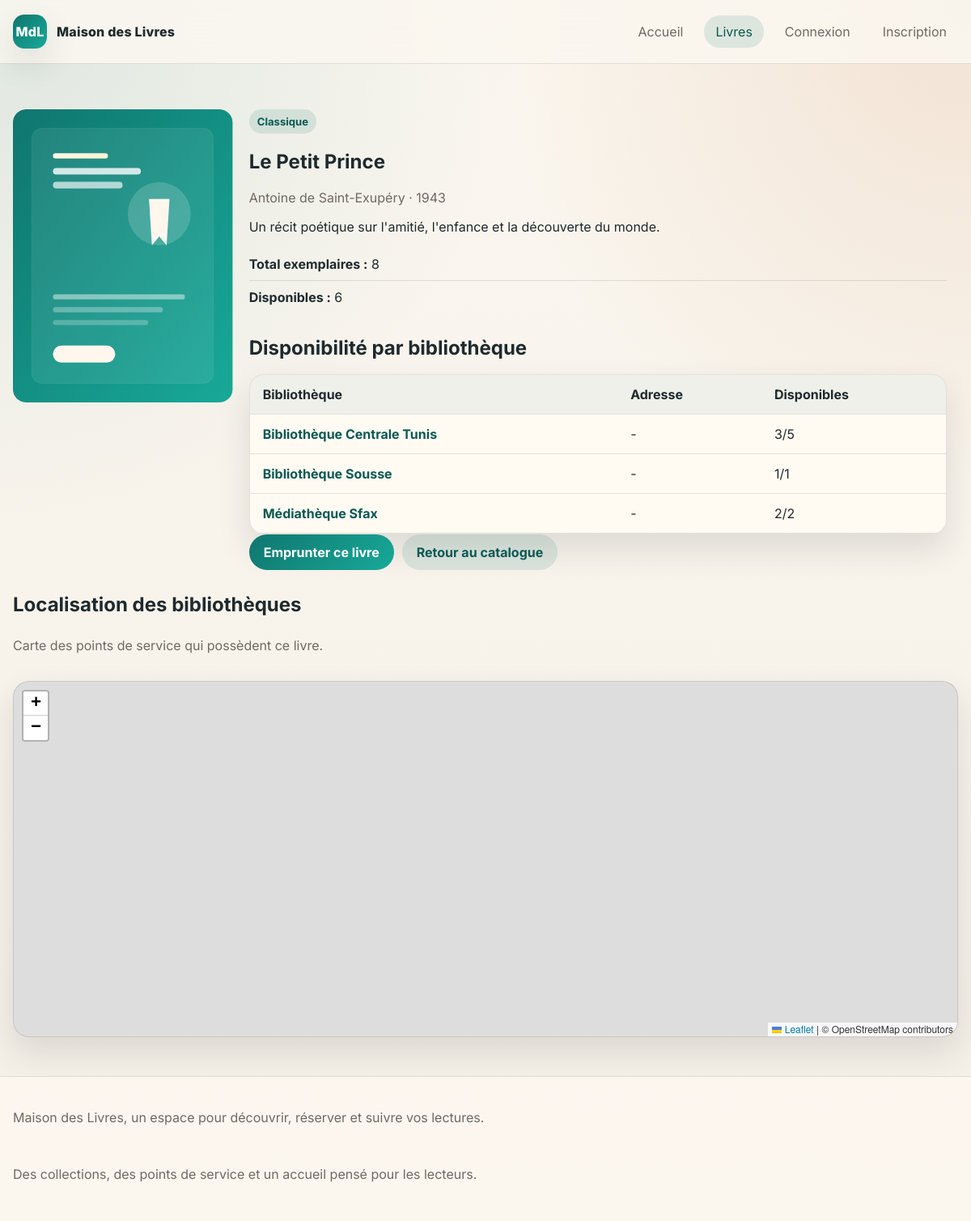
Page /book.php?id=1 on the committed database.
### tables this page shows
CREATE TABLE livres (
    id INT UNSIGNED AUTO_INCREMENT PRIMARY KEY,
    titre VARCHAR(180) NOT NULL,
    auteur VARCHAR(150) NOT NULL,
    categorie VARCHAR(100) NOT NULL,
    annee_publication INT NOT NULL,
    description TEXT DEFAULT NULL,
    couverture VARCHAR(255) DEFAULT NULL,
    created_at TIMESTAMP DEFAULT CURRENT_TIMESTAMP,
    updated_at TIMESTAMP NULL DEFAULT NULL ON UPDATE CURRENT_TIMESTAMP
);

CREATE TABLE bibliotheque_livres (
    id INT UNSIGNED AUTO_INCREMENT PRIMARY KEY,
    bibliotheque_id INT UNSIGNED NOT NULL,
    livre_id INT UNSIGNED NOT NULL,
    total_exemplaires INT UNSIGNED NOT NULL DEFAULT 1,
    available_exemplaires INT UNSIGNED NOT NULL DEFAULT 1,
    created_at TIMESTAMP DEFAULT CURRENT_TIMESTAMP,
    updated_at TIMESTAMP NULL DEFAULT NULL ON UPDATE CURRENT_TIMESTAMP,
    UNIQUE KEY uq_bibliotheque_livre (bibliotheque_id, livre_id),
    CONSTRAINT fk_bibliotheque_livres_bibliotheques
        FOREIGN KEY (bibliotheque_id) REFERENCES bibliotheques(id)
        ON DELETE CASCADE ON UPDATE CASCADE,
    CONSTRAINT fk_bibliotheque_livres_livres
        FOREIGN KEY (livre_id) REFERENCES livres(id)
        ON DELETE CASCADE ON UPDATE CASCADE
);

CREATE TABLE bibliotheques (
    id INT UNSIGNED AUTO_INCREMENT PRIMARY KEY,
    nom VARCHAR(150) NOT NULL,
    adresse VARCHAR(255) NOT NULL,
    ville VARCHAR(120) NOT NULL,
    telephone VARCHAR(30) DEFAULT NULL,
    description TEXT DEFAULT NULL,
    latitude DECIMAL(10,7) NOT NULL,
    longitude DECIMAL(10,7) NOT NULL,
    created_at TIMESTAMP DEFAULT CURRENT_TIMESTAMP,
    updated_at TIMESTAMP NULL DEFAULT NULL ON UPDATE CURRENT_TIMESTAMP
);

### app/config/Database.php (called while the page is built)
<?php
class Database
{
    private static ?PDO $connection = null;
    public static function getConnection(): PDO
    {
        if (self::$connection === null) {
            $host = getenv('DB_HOST') ?: 'localhost';
            $name = getenv('DB_NAME') ?: 'library_management';
            $user = getenv('DB_USER') ?: 'root';
            $pass = getenv('DB_PASS') ?: '';
            $port = getenv('DB_PORT') ?: '3306';
            $dsn = 'mysql:host=' . $host . ';port=' . $port . ';dbname=' . $name . ';charset=utf8mb4';
            self::$connection = new PDO($dsn, $user, $pass, [
                PDO::ATTR_ERRMODE => PDO::ERRMODE_EXCEPTION,
                PDO::ATTR_DEFAULT_FETCH_MODE => PDO::FETCH_ASSOC,
                PDO::ATTR_EMULATE_PREPARES => false,
            ]);
        }
        return self::$connection;
    }
}

### app/core/Model.php (called while the page is built, shortened)
<?php
abstract class Model
{
    protected PDO $db;
    public function __construct()
    {
        $this->db = Database::getConnection();
    }
    protected function execute(string $sql, array $params = []): PDOStatement
    {
        $statement = $this->db->prepare($sql);
        $statement->execute($params);
        return $statement;
    }
    protected function fetchAll(string $sql, array $params = []): array
    {
        return $this->execute($sql, $params)->fetchAll();
    }
    protected function fetchOne(string $sql, array $params = []): array|false
    {
        return $this->execute($sql, $params)->fetch();
    }
}

### app/models/Livre.php (called while the page is built, shortened)
<?php
class Livre extends Model
{
    private ?int $id = null;
    private string $titre = '';
    private string $auteur = '';
    private string $categorie = '';
    private int $anneePublication = 0;
    private string $description = '';
    private string $couverture = '';
    private array $stocks = [];
    private function hydrate(array $data): void
    {
        $this->id = isset($data['id']) ? (int) $data['id'] : null;
        $this->titre = $data['titre'] ?? '';
        $this->auteur = $data['auteur'] ?? '';
        $this->categorie = $data['categorie'] ?? '';
        $this->anneePublication = (int) ($data['annee_publication'] ?? 0);
        $this->description = $data['description'] ?? '';
        $this->couverture = $data['couverture'] ?? '';
        $this->stocks = $data['stocks'] ?? [];
    }
    public function getId(): ?int { return $this->id; }
    public function getTitre(): string { return $this->titre; }
    public function getAuteur(): string { return $this->auteur; }
    public function getCategorie(): string { return $this->categorie; }
    public function getAnneePublication(): int { return $this->anneePublication; }
    public function getDescription(): string { return $this->description; }
    public function getCouverture(): string { return $this->couverture; }
    public function getStocks(): array { return $this->stocks; }
    public function getTotalExemplaires(): int
    {
        $total = 0;
        foreach ($this->stocks as $stock) {
            $total += (int) ($stock['total_exemplaires'] ?? 0);
        }
        return $total;
    }
    public function getAvailableExemplaires(): int
    {
        $total = 0;
        foreach ($this->stocks as $stock) {
            $total += (int) ($stock['available_exemplaires'] ?? 0);
        }
        return $total;
    }
    public function setStocks(array $stocks): void { $this->stocks = $stocks; }
    public function find(int $id): ?Livre
    {
        $row = $this->fetchOne(
            'SELECT l.*
             FROM livres l
             WHERE l.id = :id
             LIMIT 1',
            ['id' => $id]
        );
        $book = new Livre($row);
        $book->setStocks($this->stocksByLivreId((int) $book->getId()));
        return $book;
    }
    private function stocksByLivreId(int $livreId): array
    {
        return $this->fetchAll(
            'SELECT bl.*, b.nom AS bibliotheque_nom
             FROM bibliotheque_livres bl
             INNER JOIN bibliotheques b ON b.id = bl.bibliotheque_id
             WHERE bl.livre_id = :livre_id
             ORDER BY b.nom ASC',
            ['livre_id' => $livreId]
        );
    }
}

### app/core/helpers.php (called while the page is built, shortened)
<?php
if (!function_exists('e')) {
    function e(mixed $value): string
    {
        return htmlspecialchars((string) $value, ENT_QUOTES, 'UTF-8');
    }
}
if (!function_exists('route_map')) {
    function route_map(): array
    {
        return [
            'home' => 'home.php',
            'books' => 'books.php',
            'book' => 'book.php',
            'borrow' => 'borrow.php',
            'confirmation' => 'confirmation.php',
            'register' => 'register.php',
            'login' => 'login.php',
            'logout' => 'logout.php',
            'profile' => 'profile.php',
            'my-borrowings' => 'my-borrowings.php',
            'admin-login' => 'login.php',
            'admin-logout' => 'admin-logout.php',
            'admin-dashboard' => 'admin-dashboard.php',
            'admin-books' => 'admin-books.php',
            'admin-book-form' => 'admin-book-form.php',
            'admin-book-delete' => 'admin-book-delete.php',
            'admin-borrowings' => 'admin-borrowings.php',
            'admin-users' => 'admin-users.php',
            'admin-user-view' => 'admin-user-view.php',
            'admin-user-action' => 'admin-user-action.php',
            'admin-branches' => 'admin-branches.php',
            'admin-branch-view' => 'admin-branch-view.php',
            'admin-branch-form' => 'admin-branch-form.php',
            'admin-branch-delete' => 'admin-branch-delete.php',
            'admin-statistics' => 'admin-statistics.php',
        ];
    }
}
if (!function_exists('route_file')) {
    function route_file(string $page): string
    {
        return route_map()[$page] ?? route_map()['home'];
    }
}
if (!function_exists('url')) {
    function url(string $page, array $params = []): string
    {
        $query = $params ? '?' . http_build_query($params) : '';
        return route_file($page) . $query;
    }
}

### public/book.php (the view, shortened to what this page needs)
<?php
require_once __DIR__ . '/../app/core/helpers.php';
require_once __DIR__ . '/../app/config/Database.php';
require_once __DIR__ . '/../app/core/Model.php';
require_once __DIR__ . '/../app/models/Livre.php';
$id = isset($_GET['id']) ? (int) $_GET['id'] : 0;
$livre = (new Livre())->find($id);
$stocks = $livre->getStocks();
$branches = [];
foreach ($stocks as $stock) {
    if (isset($stock['bibliotheque_id'])) {
        $branches[] = [
            'nom' => $stock['bibliotheque_nom'] ?? '',
            'adresse' => $stock['bibliotheque_adresse'] ?? '',
            'ville' => $stock['bibliotheque_ville'] ?? '',
            'latitude' => $stock['bibliotheque_latitude'] ?? 0,
            'longitude' => $stock['bibliotheque_longitude'] ?? 0,
        ];
    }
}
require __DIR__ . '/partials/header.php';
?>
<section class="section">
    <div class="detail-layout">
        <div class="detail-card">
            <img src="<?= e($livre->getCouverture() ?: 'assets/images/book-placeholder.svg') ?>" alt="<?= e($livre->getTitre()) ?>" class="detail-cover">
        </div>
        <div class="detail-card">
            <span class="tag"><?= e($livre->getCategorie()) ?></span>
            <h1><?= e($livre->getTitre()) ?></h1>
            <p class="lead"><?= e($livre->getAuteur()) ?> · <?= e((string) $livre->getAnneePublication()) ?></p>
            <p><?= e($livre->getDescription()) ?></p>
            <ul class="info-list">
                <li><strong>Total exemplaires :</strong> <?= e((string) $livre->getTotalExemplaires()) ?></li>
                <li><strong>Disponibles :</strong> <?= e((string) $livre->getAvailableExemplaires()) ?></li>
            </ul>
            <div class="section-head section-head-small">
                <h2>Disponibilité par bibliothèque</h2>
            </div>
            <div class="table-responsive">
                <table class="data-table">
                    <thead>
                        <tr>
                            <th>Bibliothèque</th>
                            <th>Adresse</th>
                            <th>Disponibles</th>
                        </tr>
                    </thead>
                    <tbody>
                        <?php foreach ($stocks as $stock): ?>
                            <tr>
                                <td><a class="table-link" href="<?= url('books', ['branch_id' => $stock['bibliotheque_id']]) ?>"><?= e($stock['bibliotheque_nom'] ?? '-') ?></a></td>
                                <td><?= e($stock['bibliotheque_adresse'] ?? '-') ?></td>
                                <td><?= e((string) ($stock['available_exemplaires'] ?? 0)) ?>/<?= e((string) ($stock['total_exemplaires'] ?? 0)) ?></td>
                            </tr>
                        <?php endforeach; ?>
                    </tbody>
                </table>
            </div>
            <div class="card-actions">
                <a class="btn btn-primary" href="<?= url('borrow', ['id' => $livre->getId()]) ?>">Emprunter ce livre</a>
                <a class="btn btn-secondary" href="<?= url('books') ?>">Retour au catalogue</a>
            </div>
        </div>
    </div>
</section>
<?php if (!empty($branches)): ?>
    <section class="section">
        <div class="section-head">
            <h2>Localisation des bibliothèques</h2>
            <p>Carte des points de service qui possèdent ce livre.</p>
        </div>
        <div id="bookMap" class="map"></div>
    </section>
<?php endif; ?>
<?php require __DIR__ . '/partials/footer.php'; ?>

### public/assets/css/style.css (style rules this page uses)
:root { --bg: #f4efe6; --surface: #fffaf3; --surface-2: #f2eadf; --text: #1f2a2e; --muted: #6f6a63; --primary: #0f766e; --primary-dark: #0a5953; --secondary: #b45309; --danger: #b42318; --success: #127a3a; --warning: #b76d0d; --border: rgba(31, 42, 46, 0.12); --shadow: 0 18px 40px rgba(27, 35, 38, 0.12); --radius: 20px; }
* { box-sizing: border-box; }
html { scroll-behavior: smooth; }
body { margin: 0; font-family: 'Inter', sans-serif; color: var(--text); background: radial-gradient(circle at top left, rgba(15, 118, 110, 0.12), transparent 34%), radial-gradient(circle at top right, rgba(180, 83, 9, 0.12), transparent 32%), linear-gradient(180deg, #fbf7f0 0%, var(--bg) 100%); min-height: 100vh; }
a { color: inherit; text-decoration: none; }
img { max-width: 100%; display: block; }
.hero, .section, .panel, .card, .stat-card { animation: rise 0.45s ease both; }
.hero-actions, .card-actions, .table-actions { display: flex; flex-wrap: wrap; gap: 10px; }
.feature-list, .info-list { list-style: none; padding: 0; margin: 0; }
.feature-list li, .info-list li { padding: 10px 0; border-bottom: 1px solid var(--border); }
.feature-list li:last-child, .info-list li:last-child { border-bottom: 0; }
.section { margin-top: 28px; }
.section-head { display: flex; flex-direction: column; gap: 10px; margin-bottom: 18px; }
.section-head h1, .section-head h2, .panel h1, .panel h2 { margin: 0; }
.section-head p, .muted, .lead { color: var(--muted); }
.section-head-small { margin-top: 28px; }
.book-cover, .detail-cover { width: 100%; border-radius: 16px; aspect-ratio: 3 / 4; object-fit: cover; background: var(--surface-2); }
.tag, .badge { display: inline-flex; align-items: center; gap: 6px; width: fit-content; padding: 7px 10px; border-radius: 999px; font-size: 0.82rem; font-weight: 700; }
.tag { background: rgba(15, 118, 110, 0.12); color: var(--primary-dark); }
.btn { display: inline-flex; align-items: center; justify-content: center; border: 0; border-radius: 999px; padding: 12px 18px; font-weight: 700; cursor: pointer; transition: transform 0.15s ease, background 0.2s ease, color 0.2s ease, border-color 0.2s ease; }
.btn-primary { background: linear-gradient(135deg, var(--primary), #18a999); color: #fff; }
.btn-secondary { background: rgba(15, 118, 110, 0.12); color: var(--primary-dark); }
.detail-layout { display: grid; grid-template-columns: 0.95fr 1.05fr; gap: 20px; }
.table-link { color: var(--primary-dark); font-weight: 700; }
.map { min-height: 440px; border-radius: var(--radius); overflow: hidden; border: 1px solid var(--border); box-shadow: var(--shadow); }
.table-responsive { overflow-x: auto; border-radius: 18px; border: 1px solid var(--border); box-shadow: var(--shadow); background: rgba(255, 250, 243, 0.94); }
.data-table { width: 100%; border-collapse: collapse; min-width: 860px; }
.data-table th, .data-table td { text-align: left; padding: 14px 16px; border-bottom: 1px solid var(--border); }
.data-table th { background: rgba(15, 118, 110, 0.07); }

### rows in the picture
livres: couverture (placeholder picture), categorie "Classique", titre "Le Petit Prince", auteur "Antoine de Saint-Exupéry", annee_publication "1943", description "Un récit poétique sur l'amitié, l'enfance et la découverte du monde."
bibliotheque_livres: bibliotheque.nom "Bibliothèque Centrale Tunis", bibliotheque_adresse "-", available_exemplaires "3", total_exemplaires "5"
bibliotheque_livres: bibliotheque.nom "Bibliothèque Sousse", bibliotheque_adresse "-", available_exemplaires "1", total_exemplaires "1"
bibliotheque_livres: bibliotheque.nom "Médiathèque Sfax", bibliotheque_adresse "-", available_exemplaires "2", total_exemplaires "2"

### other values in the picture
$livre->getTotalExemplaires() "8"
$livre->getAvailableExemplaires() "6"
